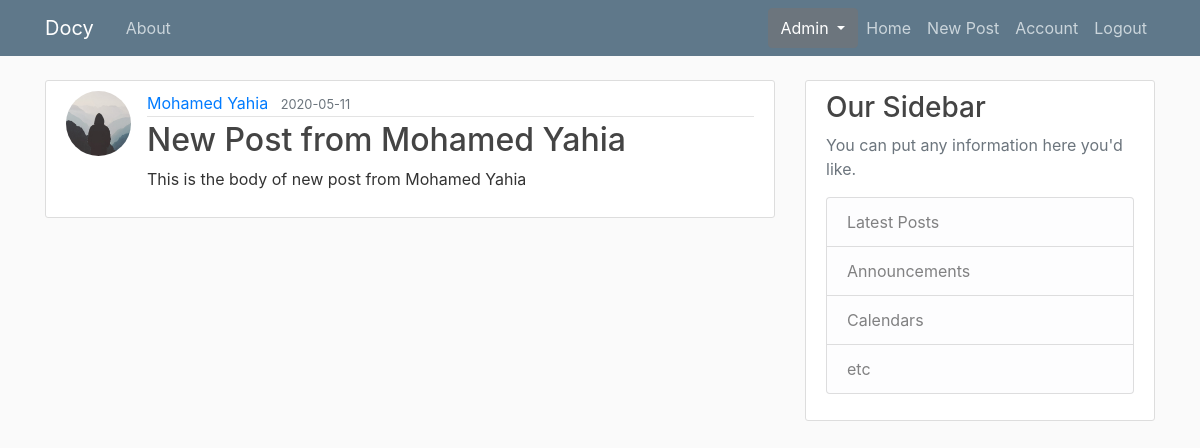
/post/5 (signed in), run on the app's committed database.
### flaskblog/models.py (models this page shows, shortened)
class User(db.Model, UserMixin):
    id = db.Column(db.Integer, primary_key=True)
    login_name = db.Column(db.String(20), unique=True, nullable=False)
    username = db.Column(db.String(20), unique=True, nullable=False)
    email = db.Column(db.String(120), unique=True, nullable=False)
    image_file = db.Column(db.String(20), nullable=False, default='default.jpg')
    password = db.Column(db.String(60), nullable=False)
    posts = db.relationship('Post', backref='author', lazy=True)
    role_id = db.Column(db.Integer, db.ForeignKey('role.id'), nullable=True)

class Post(db.Model):
    id = db.Column(db.Integer, primary_key=True)
    title = db.Column(db.String(100), nullable=False)
    date_posted = db.Column(db.DateTime, nullable=False, default=datetime.utcnow)
    content = db.Column(db.Text, nullable=False)
    user_id = db.Column(db.Integer, db.ForeignKey('user.id'), nullable=False)

### flaskblog/posts/routes.py (the view)
@posts.route("/post/<int:post_id>")
def post(post_id):
    post = Post.query.get_or_404(post_id)
    return render_template('post.html', title=post.title, post=post)

### flaskblog/models.py (called while the page is built)
@login_manager.user_loader
def load_user(user_id):
    return User.query.get(int(user_id))

### flaskblog/templates/post.html (shortened to what this page needs)
{% extends "layout.html" %}
{% block content %}
  <article class="media content-section">
    <img class="rounded-circle article-img" src="{{ url_for('static', filename='profile_pics/' + post.author.image_file) }}">
    <div class="media-body">
      <div class="article-metadata">
        <a class="mr-2" href="{{ url_for('users.user_posts', username=post.author.username) }}">{{ post.author.username }}</a>
        <small class="text-muted">{{ post.date_posted.strftime('%Y-%m-%d') }}</small>
      </div>
      <h2 class="article-title">{{ post.title }}</h2>
      <p class="article-content">{{ post.content }}</p>
    </div>
  </article>
{% endblock content %}

### flaskblog/static/main.css (style rules this page uses)
body { background: #fafafa; color: #333333; margin-top: 5rem; }
h1, h2, h3, h4, h5, h6 { color: #444444; }
.content-section { background: #ffffff; padding: 10px 20px; border: 1px solid #dddddd; border-radius: 3px; margin-bottom: 20px; }
.article-title { color: #444444; }
.article-content { white-space: pre-line; }
.article-img { height: 65px; width: 65px; margin-right: 16px; }
.article-metadata { padding-bottom: 1px; margin-bottom: 4px; border-bottom: 1px solid #e3e3e3 }

### data on the page
User: image_file (placeholder picture), author.username "Mohamed Yahia"
Post: date_posted "2020-05-11", title "New Post from Mohamed Yahia", content "This is the body of new post from Mohamed Yahia"
